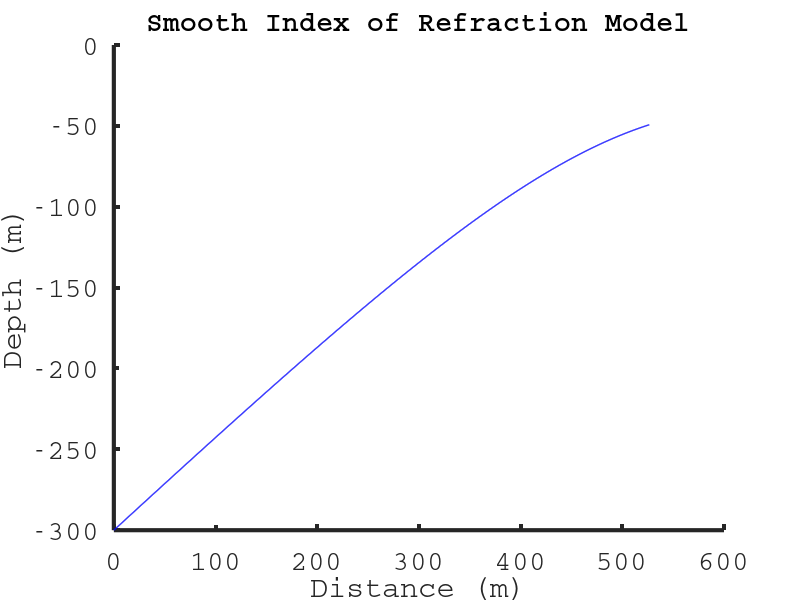

This figure's MATLAB source:
function RayProp_jch

c0 = 299792458; %Speed of light, m/s
%~ f = @nfirnmeas_SPICE; %Function handle for firn from SPICE Core
%~ f = @nfirnmeas1; %Function handle for firn measurement #1
%~ f = @nfirn;
f = @nfirn_sp;
%~ f = @nfirnmeas_MooresBay2;
zmax=0.0; %Maximum depth of the medium
zmin=-2700.0; %Minimum depth of the medium
z0 = -300.0; %Position of the emitter in z coordinate
x0 = 0.0; %Position of the emitter in x coordinate
reflection = 0; %Account for reflections?
dt = 1/c0; %time steps, 1 meter divided by speed of light in m/s
tend = 1000.0/c0; %end time, n time steps
the_angle = 30.0;

figure(1,'Position',[0,0,1200,240]);
linew = 3.0;
fon = "Courier";
fonts = 20.0;
linewc = 0.0;
linewc2 = 4.0;
hold on;
set(gca, "linewidth", linew, "fontname", fon,"fontsize",fonts);
xlabel('Distance (m)');
ylabel('Depth (m)');
title("Smooth Index of Refraction Model","fontname", fon,"fontsize",fonts);
z = z0;
x = x0;
alpha = the_angle/180.0*pi;
t = 0;
goon = 1;
tarray = [];
alpharray = [];
narray = [];
xarray = [];
zarray = [];
while goon
	tarray = [tarray; t];
	xarray = [xarray; x];
	zarray = [zarray; z];
	n = f(z);
	zold = z;
	xold =x;
	z = z + sin(alpha)*dt*c0/(n);
	x = x + cos(alpha)*dt*c0/(n);
	if(or(z>=0,z<=zmin) && reflection)
		alpha = -alpha;
		if(z>=0)
			z = 0;
		end
		if(z<=zmin)
			z=zmin;
		end
	end
	if(abs(z-zold)>1e-4)
		dndz = (f(z)-f(zold))/(z-zold);
	else
		dndz = (f(z)-f(z-1e-4))/(z-1e-4);
	end
	dcdz = -dndz*c0/(n*n);
	dalpha = -dt*cos(alpha)*dcdz;
	alpha = alpha+dalpha;
	alpharray = [alpharray; alpha];
	narray = [narray; n];
	t = t + dt;
	if (t>tend), goon = 0; end
end
xarray = [xarray; x];
zarray = [zarray; z];
plot (xarray,zarray,'-','LineWidth',1,'Color','b','Linestyle','-')

%The saved graph.
print -dpdf 'May10_plot1.pdf'
end

function y = nfirn(z)
y = 1.0 + 0.86*(1.0 - 0.638 * exp(z/34.7) );
end

function y = nfirn_sp(z)
y = 1.78-0.427*exp(z/71.0);
end

function y = nfirnmeas_SPICE(z)
data = load('/home/jordan/ANewHope/SPICE_data.dat');
vdepth = -data(:,1);
vrho = data(:,2);
if z<=0,
    itemp = find(z<=vdepth);
    if(length(itemp)>=length(vdepth))
		y = nfirn_sp(z);
	else
		idepth = itemp(end);
		rho = vrho(idepth) + (vrho(idepth+1) - vrho(idepth))/(vdepth(idepth+1) - vdepth(idepth))*(z - vdepth(idepth));
		rho=rho/1000.0; %scale to density of water
		y = 1 + 0.86*rho;
	end
else
    y = 1;
end
end

function y = nfirnmeas_MooresBay1(z)
data = load('/home/jordan/ANewHope/ARIANNA_BoreHole_1.dat');
vdepth = -data(:,1);
vrho = data(:,2);
if z<=0,
    itemp = find(z<=vdepth);
    if(length(itemp)>=length(vdepth))
		y = nfirn_sp(z);
	else
		idepth = itemp(end);
		rho = vrho(idepth) + (vrho(idepth+1) - vrho(idepth))/(vdepth(idepth+1) - vdepth(idepth))*(z - vdepth(idepth));
		rho=rho/1000.0; %scale to density of water
		y = 1 + 0.86*rho;
	end
else
    y = 1;
end
end

function y = nfirnmeas_MooresBay2(z)
data = load('/home/jordan/ANewHope/ARIANNA_BoreHole_2.dat');
vdepth = -data(:,1);
vrho = data(:,2);
if z<=0,
    itemp = find(z<=vdepth);
    if(length(itemp)>=length(vdepth))
		y = nfirn_sp(z);
	else
		idepth = itemp(end);
		rho = vrho(idepth) + (vrho(idepth+1) - vrho(idepth))/(vdepth(idepth+1) - vdepth(idepth))*(z - vdepth(idepth));
		rho=rho/1000.0; %scale to density of water
		y = 1 + 0.86*rho;
	end
else
    y = 1;
end
end
